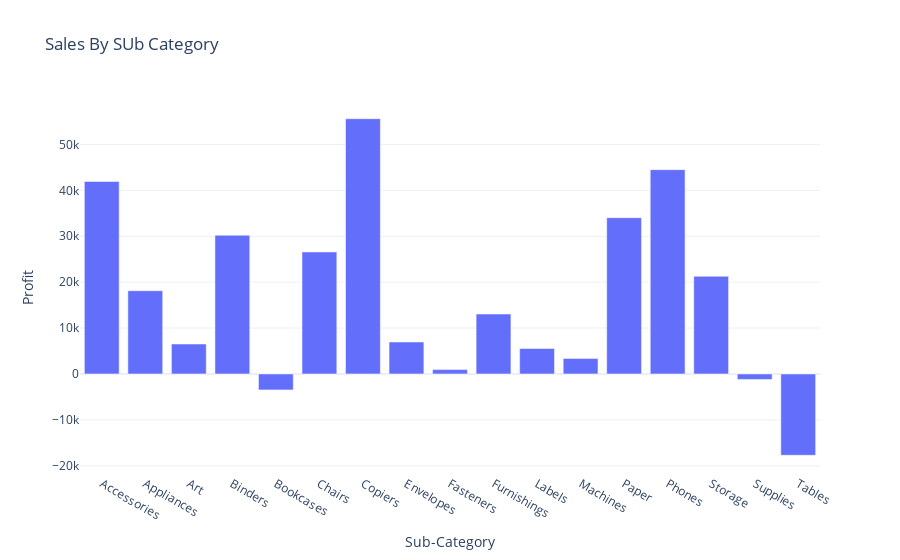

This figure's notebook cell:
### Code cell
fig=px.bar(Profit_by_Sub_Category,x="Sub-Category",y="Profit",title="Sales By SUb Category")
fig.show()

### Figure 1 — Plotly figure (JSON) as saved in the notebook; plotly's stock layout.template omitted (floating-point values rounded to 4 significant figures)
{"data": [{"alignmentgroup": "True", "hovertemplate": "Sub-Category=%{x}<br>Profit=%{y}<extra></extra>", "legendgroup": "", "marker": {"color": "#636efa", "pattern": {"shape": ""}}, "name": "", "offsetgroup": "", "orientation": "v", "showlegend": false, "textposition": "auto", "type": "bar", "x": ["Accessories", "Appliances", "Art", "Binders", "Bookcases", "Chairs", "Copiers", "Envelopes", "Fasteners", "Furnishings", "Labels", "Machines", "Paper", "Phones", "Storage", "Supplies", "Tables"], "xaxis": "x", "y": [41940.0, 18140.0, 6528.0, 30220.0, -3473.0, 26590.0, 55620.0, 6964.0, 949.5, 13060.0, 5546.0, 3385.0, 34050.0, 44520.0, 21280.0, -1189.0, -17730.0], "yaxis": "y"}], "layout": {"autosize": true, "barmode": "relative", "legend": {"tracegroupgap": 0}, "title": {"text": "Sales By SUb Category"}, "xaxis": {"anchor": "y", "autorange": true, "domain": [0, 1], "range": [-0.5, 16.5], "title": {"text": "Sub-Category"}, "type": "category"}, "yaxis": {"anchor": "x", "autorange": true, "domain": [0, 1], "range": [-21800.0, 59690.0], "title": {"text": "Profit"}, "type": "linear"}}}
